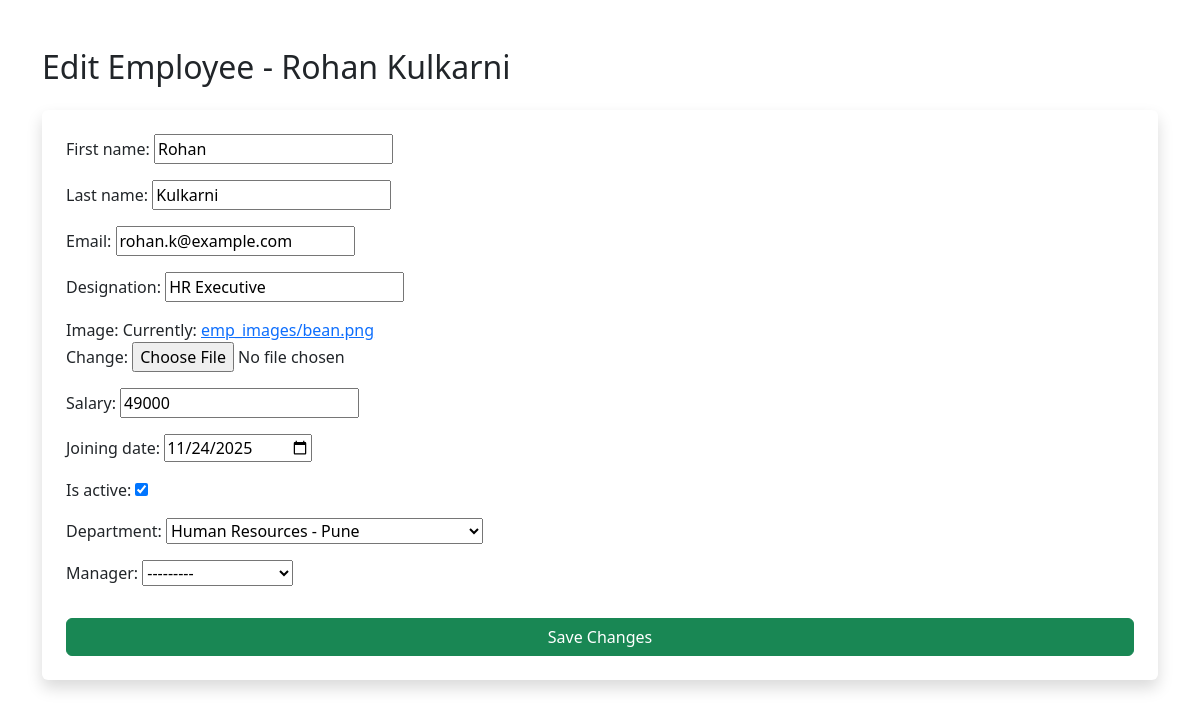
Screenshot of /employee/edit/1/ with the database file from the repository.
### employees/models.py (models this page shows)
class Employee(models.Model):
    first_name = models.CharField(max_length=50)
    last_name = models.CharField(max_length=50)
    email = models.EmailField(unique=True)
    designation = models.CharField(max_length=50)
    image=models.ImageField(upload_to='emp_images',default='default.jpg')
    salary = models.IntegerField()
    joining_date = models.DateField()
    is_active = models.BooleanField(default=True)
    department = models.ForeignKey(Department, on_delete=models.SET_NULL, blank=True, null=True)
    manager = models.ForeignKey("self", on_delete=models.SET_NULL, blank=True, null=True)
    def __str__(self):
        return f"{self.first_name} {self.last_name}"
    def full_name(self):
        return f"{self.first_name} {self.last_name}"

### employees/views.py (the view)
# urls.py: path('edit/<int:id>/', views.edit_employee, name='edit_employee'),
def edit_employee(request, id):
    employee = get_object_or_404(Employee, id=id)
    if request.method == 'POST':
        form = EmployeeForm(request.POST, request.FILES, instance=employee)
        if form.is_valid():
            form.save()
            return redirect('employee_detail', id=employee.id)
    else:
        form = EmployeeForm(instance=employee)
    context = {'form': form, 'employee': employee}
    return render(request, 'edit_employee.html', context)

### employees/forms.py
class EmployeeForm(forms.ModelForm):
    class Meta:
        model=Employee
        fields="__all__"
        widgets={
            'joining_date':forms.DateInput(attrs={'type':'date'})
        }

### employees/models.py (called while the page is built)
    def __str__(self):
        return f"{self.name} - {self.location}"

### templates/edit_employee.html (shortened to what this page needs)
{% load static %}
<!DOCTYPE html>
<html>
<head>
    <link rel="stylesheet" href="https://cdn.jsdelivr.net/npm/bootstrap@5.3.2/dist/css/bootstrap.min.css">
</head>
<body class="container mt-5">
    <h2 class="mb-4">Edit Employee - {{ employee.full_name }}</h2>
    <form method="POST" enctype="multipart/form-data" class="shadow p-4 rounded bg-white">
        {{ form.as_p }}
        <button type="submit" class="btn btn-success w-100 mt-3">Save Changes</button>
    </form>
</body>
</html>

### rows the page displays
Employee: full_name "Rohan Kulkarni", first_name "Rohan", last_name "Kulkarni", email "rohan.k@example.com", designation "HR Executive", salary "49000", joining_date "11/24/2025", is_active "☑", department "Human Resources - Pune", manager "---------"
